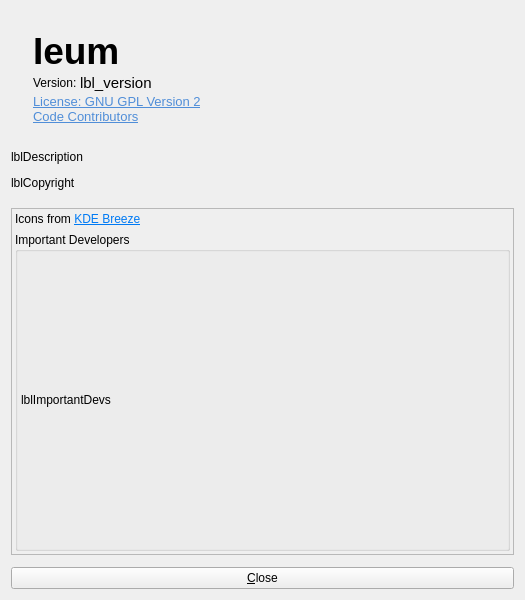
<?xml version="1.0" encoding="UTF-8"?>
<ui version="4.0">
 <class>AboutDialog</class>
 <widget class="QDialog" name="AboutDialog">
  <property name="windowModality">
   <enum>Qt::WindowModality::ApplicationModal</enum>
  </property>
  <property name="geometry">
   <rect>
    <x>0</x>
    <y>0</y>
    <width>525</width>
    <height>600</height>
   </rect>
  </property>
  <property name="sizePolicy">
   <sizepolicy hsizetype="Preferred" vsizetype="Preferred">
    <horstretch>0</horstretch>
    <verstretch>0</verstretch>
   </sizepolicy>
  </property>
  <property name="windowTitle">
   <string>About Ieum</string>
  </property>
  <property name="windowIcon">
   <iconset theme="help-about"/>
  </property>
  <property name="modal">
   <bool>true</bool>
  </property>
  <layout class="QVBoxLayout" name="verticalLayout">
   <property name="spacing">
    <number>12</number>
   </property>
   <item>
    <widget class="QWidget" name="frameLogo" native="true">
     <property name="sizePolicy">
      <sizepolicy hsizetype="Preferred" vsizetype="Fixed">
       <horstretch>0</horstretch>
       <verstretch>0</verstretch>
      </sizepolicy>
     </property>
     <layout class="QGridLayout" name="gridLayout">
      <property name="verticalSpacing">
       <number>0</number>
      </property>
      <item row="4" column="1">
       <widget class="QLabel" name="linkGpl">
        <property name="sizePolicy">
         <sizepolicy hsizetype="Preferred" vsizetype="Fixed">
          <horstretch>0</horstretch>
          <verstretch>0</verstretch>
         </sizepolicy>
        </property>
        <property name="text">
         <string>&lt;!DOCTYPE HTML PUBLIC &quot;-//W3C//DTD HTML 4.0//EN&quot; &quot;http://www.w3.org/TR/REC-html40/strict.dtd&quot;&gt;
&lt;html&gt;&lt;head&gt;&lt;meta name=&quot;qrichtext&quot; content=&quot;1&quot; /&gt;&lt;style type=&quot;text/css&quot;&gt;
p, li { white-space: pre-wrap; }
&lt;/style&gt;&lt;/head&gt;&lt;body style=&quot; font-family:'Ubuntu'; font-size:10pt; font-weight:400; font-style:normal;&quot;&gt;
&lt;p style=&quot; margin-top:0px; margin-bottom:0px; margin-left:0px; margin-right:0px; -qt-block-indent:0; text-indent:0px;&quot;&gt;&lt;a href=&quot;https://www.gnu.org/licenses/old-licenses/gpl-2.0.html&quot;&gt;&lt;span style=&quot; text-decoration: underline; color:#508ed8;&quot;&gt;License: GNU GPL Version 2&lt;/a&gt;&lt;/span&gt;&lt;/p&gt;&lt;/body&gt;&lt;/html&gt;</string>
        </property>
        <property name="openExternalLinks">
         <bool>true</bool>
        </property>
       </widget>
      </item>
      <item row="6" column="1">
       <spacer name="verticalSpacer">
        <property name="orientation">
         <enum>Qt::Orientation::Vertical</enum>
        </property>
        <property name="sizeHint" stdset="0">
         <size>
          <width>20</width>
          <height>5</height>
         </size>
        </property>
       </spacer>
      </item>
      <item row="0" column="1">
       <spacer name="verticalSpacer_3">
        <property name="orientation">
         <enum>Qt::Orientation::Vertical</enum>
        </property>
        <property name="sizeHint" stdset="0">
         <size>
          <width>20</width>
          <height>10</height>
         </size>
        </property>
       </spacer>
      </item>
      <item row="1" column="1">
       <widget class="QLabel" name="lblName">
        <property name="sizePolicy">
         <sizepolicy hsizetype="Preferred" vsizetype="Fixed">
          <horstretch>0</horstretch>
          <verstretch>0</verstretch>
         </sizepolicy>
        </property>
        <property name="font">
         <font>
          <pointsize>28</pointsize>
          <bold>true</bold>
         </font>
        </property>
        <property name="text">
         <string notr="true">Ieum</string>
        </property>
        <property name="scaledContents">
         <bool>false</bool>
        </property>
        <property name="alignment">
         <set>Qt::AlignmentFlag::AlignBottom|Qt::AlignmentFlag::AlignLeading|Qt::AlignmentFlag::AlignLeft</set>
        </property>
        <property name="indent">
         <number>0</number>
        </property>
        <property name="program_name" stdset="0">
         <bool>false</bool>
        </property>
       </widget>
      </item>
      <item row="0" column="0" rowspan="9">
       <widget class="QLabel" name="lblIcon">
        <property name="sizePolicy">
         <sizepolicy hsizetype="Preferred" vsizetype="Fixed">
          <horstretch>0</horstretch>
          <verstretch>0</verstretch>
         </sizepolicy>
        </property>
        <property name="autoFillBackground">
         <bool>false</bool>
        </property>
       </widget>
      </item>
      <item row="3" column="1">
       <widget class="QWidget" name="widget_2" native="true">
        <property name="sizePolicy">
         <sizepolicy hsizetype="Preferred" vsizetype="Fixed">
          <horstretch>0</horstretch>
          <verstretch>0</verstretch>
         </sizepolicy>
        </property>
        <layout class="QHBoxLayout" name="horizontalLayout">
         <property name="spacing">
          <number>0</number>
         </property>
         <property name="leftMargin">
          <number>0</number>
         </property>
         <property name="topMargin">
          <number>0</number>
         </property>
         <property name="rightMargin">
          <number>0</number>
         </property>
         <property name="bottomMargin">
          <number>0</number>
         </property>
         <item>
          <widget class="QLabel" name="label">
           <property name="sizePolicy">
            <sizepolicy hsizetype="Maximum" vsizetype="Fixed">
             <horstretch>0</horstretch>
             <verstretch>0</verstretch>
            </sizepolicy>
           </property>
           <property name="text">
            <string>Version: </string>
           </property>
           <property name="alignment">
            <set>Qt::AlignmentFlag::AlignLeading|Qt::AlignmentFlag::AlignLeft|Qt::AlignmentFlag::AlignVCenter</set>
           </property>
           <property name="indent">
            <number>0</number>
           </property>
          </widget>
         </item>
         <item>
          <widget class="QLabel" name="lblVersion">
           <property name="sizePolicy">
            <sizepolicy hsizetype="Maximum" vsizetype="Fixed">
             <horstretch>0</horstretch>
             <verstretch>0</verstretch>
            </sizepolicy>
           </property>
           <property name="font">
            <font>
             <pointsize>11</pointsize>
            </font>
           </property>
           <property name="text">
            <string notr="true">lbl_version</string>
           </property>
           <property name="alignment">
            <set>Qt::AlignmentFlag::AlignLeading|Qt::AlignmentFlag::AlignLeft|Qt::AlignmentFlag::AlignVCenter</set>
           </property>
           <property name="smaller_text" stdset="0">
            <bool>true</bool>
           </property>
          </widget>
         </item>
         <item>
          <widget class="QPushButton" name="btnCopyVersion">
           <property name="sizePolicy">
            <sizepolicy hsizetype="Fixed" vsizetype="Fixed">
             <horstretch>0</horstretch>
             <verstretch>0</verstretch>
            </sizepolicy>
           </property>
           <property name="maximumSize">
            <size>
             <width>32</width>
             <height>16777215</height>
            </size>
           </property>
           <property name="toolTip">
            <string>Copy version info</string>
           </property>
           <property name="icon">
            <iconset>
             <normaloff>:/icons/64x64/copy-dark.png</normaloff>:/icons/64x64/copy-dark.png</iconset>
           </property>
           <property name="flat">
            <bool>true</bool>
           </property>
          </widget>
         </item>
         <item>
          <spacer name="horizontalSpacer">
           <property name="sizePolicy">
            <sizepolicy hsizetype="Minimum" vsizetype="Minimum">
             <horstretch>0</horstretch>
             <verstretch>0</verstretch>
            </sizepolicy>
           </property>
           <property name="orientation">
            <enum>Qt::Orientation::Horizontal</enum>
           </property>
           <property name="sizeHint" stdset="0">
            <size>
             <width>40</width>
             <height>10</height>
            </size>
           </property>
          </spacer>
         </item>
        </layout>
       </widget>
      </item>
      <item row="5" column="1">
       <widget class="QLabel" name="linkContributors">
        <property name="sizePolicy">
         <sizepolicy hsizetype="Preferred" vsizetype="Fixed">
          <horstretch>0</horstretch>
          <verstretch>0</verstretch>
         </sizepolicy>
        </property>
        <property name="text">
         <string>&lt;!DOCTYPE HTML PUBLIC &quot;-//W3C//DTD HTML 4.0//EN&quot; &quot;http://www.w3.org/TR/REC-html40/strict.dtd&quot;&gt;
&lt;html&gt;&lt;head&gt;&lt;meta name=&quot;qrichtext&quot; content=&quot;1&quot; /&gt;&lt;style type=&quot;text/css&quot;&gt;
p, li { white-space: pre-wrap; }
&lt;/style&gt;&lt;/head&gt;&lt;body style=&quot; font-family:'Ubuntu'; font-size:10pt; font-weight:400; font-style:normal;&quot;&gt;
&lt;p style=&quot; margin-top:0px; margin-bottom:0px; margin-left:0px; margin-right:0px; -qt-block-indent:0; text-indent:0px;&quot;&gt;&lt;a href=&quot;https://github.com/YijiOS/ieum/graphs/contributors&quot;&gt;&lt;span style=&quot; text-decoration: underline; color:#508ed8;&quot;&gt;Code Contributors&lt;/span&gt;&lt;/a&gt;&lt;/p&gt;&lt;/body&gt;&lt;/html&gt;</string>
        </property>
        <property name="openExternalLinks">
         <bool>true</bool>
        </property>
       </widget>
      </item>
     </layout>
    </widget>
   </item>
   <item>
    <widget class="QLabel" name="lblDescription">
     <property name="sizePolicy">
      <sizepolicy hsizetype="Preferred" vsizetype="Fixed">
       <horstretch>0</horstretch>
       <verstretch>0</verstretch>
      </sizepolicy>
     </property>
     <property name="text">
      <string notr="true">lblDescription</string>
     </property>
     <property name="alignment">
      <set>Qt::AlignmentFlag::AlignLeading|Qt::AlignmentFlag::AlignLeft|Qt::AlignmentFlag::AlignTop</set>
     </property>
    </widget>
   </item>
   <item>
    <widget class="QLabel" name="lblCopyright">
     <property name="sizePolicy">
      <sizepolicy hsizetype="Preferred" vsizetype="Fixed">
       <horstretch>0</horstretch>
       <verstretch>0</verstretch>
      </sizepolicy>
     </property>
     <property name="text">
      <string notr="true">lblCopyright</string>
     </property>
    </widget>
   </item>
   <item>
    <spacer name="verticalSpacer_2">
     <property name="orientation">
      <enum>Qt::Orientation::Vertical</enum>
     </property>
     <property name="sizeType">
      <enum>QSizePolicy::Policy::Fixed</enum>
     </property>
     <property name="sizeHint" stdset="0">
      <size>
       <width>20</width>
       <height>6</height>
      </size>
     </property>
    </spacer>
   </item>
   <item>
    <widget class="QScrollArea" name="scrollArea">
     <property name="sizePolicy">
      <sizepolicy hsizetype="Preferred" vsizetype="Preferred">
       <horstretch>0</horstretch>
       <verstretch>0</verstretch>
      </sizepolicy>
     </property>
     <property name="sizeAdjustPolicy">
      <enum>QAbstractScrollArea::SizeAdjustPolicy::AdjustIgnored</enum>
     </property>
     <property name="widgetResizable">
      <bool>true</bool>
     </property>
     <widget class="QWidget" name="scrollAreaWidgetContents">
      <property name="geometry">
       <rect>
        <x>0</x>
        <y>0</y>
        <width>505</width>
        <height>294</height>
       </rect>
      </property>
      <property name="sizePolicy">
       <sizepolicy hsizetype="Preferred" vsizetype="Preferred">
        <horstretch>0</horstretch>
        <verstretch>0</verstretch>
       </sizepolicy>
      </property>
      <layout class="QVBoxLayout" name="verticalLayout_4">
       <property name="spacing">
        <number>6</number>
       </property>
       <property name="leftMargin">
        <number>3</number>
       </property>
       <property name="topMargin">
        <number>3</number>
       </property>
       <property name="rightMargin">
        <number>3</number>
       </property>
       <property name="bottomMargin">
        <number>3</number>
       </property>
       <item>
        <widget class="QLabel" name="label_2">
         <property name="sizePolicy">
          <sizepolicy hsizetype="Preferred" vsizetype="Maximum">
           <horstretch>0</horstretch>
           <verstretch>0</verstretch>
          </sizepolicy>
         </property>
         <property name="text">
          <string>&lt;html&gt;&lt;head/&gt;&lt;body&gt;&lt;p&gt;Icons from &lt;a href=&quot;https://develop.kde.org/frameworks/breeze-icons/&quot;&gt;&lt;span style=&quot; text-decoration: underline; color:#007af4;&quot;&gt;KDE Breeze&lt;/span&gt;&lt;/a&gt;&lt;/p&gt;&lt;/body&gt;&lt;/html&gt;</string>
         </property>
         <property name="openExternalLinks">
          <bool>true</bool>
         </property>
        </widget>
       </item>
       <item>
        <widget class="QGroupBox" name="groupBox">
         <property name="sizePolicy">
          <sizepolicy hsizetype="Preferred" vsizetype="Expanding">
           <horstretch>0</horstretch>
           <verstretch>0</verstretch>
          </sizepolicy>
         </property>
         <property name="title">
          <string>Important Developers</string>
         </property>
         <layout class="QVBoxLayout" name="verticalLayout_2">
          <property name="spacing">
           <number>0</number>
          </property>
          <property name="leftMargin">
           <number>3</number>
          </property>
          <property name="topMargin">
           <number>3</number>
          </property>
          <property name="rightMargin">
           <number>3</number>
          </property>
          <property name="bottomMargin">
           <number>3</number>
          </property>
          <item>
           <widget class="QLabel" name="lblImportantDevs">
            <property name="sizePolicy">
             <sizepolicy hsizetype="Preferred" vsizetype="Preferred">
              <horstretch>0</horstretch>
              <verstretch>0</verstretch>
             </sizepolicy>
            </property>
            <property name="frameShape">
             <enum>QFrame::Shape::NoFrame</enum>
            </property>
            <property name="text">
             <string notr="true">lblImportantDevs</string>
            </property>
            <property name="wordWrap">
             <bool>true</bool>
            </property>
           </widget>
          </item>
         </layout>
        </widget>
       </item>
      </layout>
     </widget>
    </widget>
   </item>
   <item>
    <widget class="QPushButton" name="btnOk">
     <property name="text">
      <string>&amp;Close</string>
     </property>
     <property name="icon">
      <iconset theme="window-close"/>
     </property>
    </widget>
   </item>
  </layout>
 </widget>
 <resources/>
 <connections/>
</ui>
